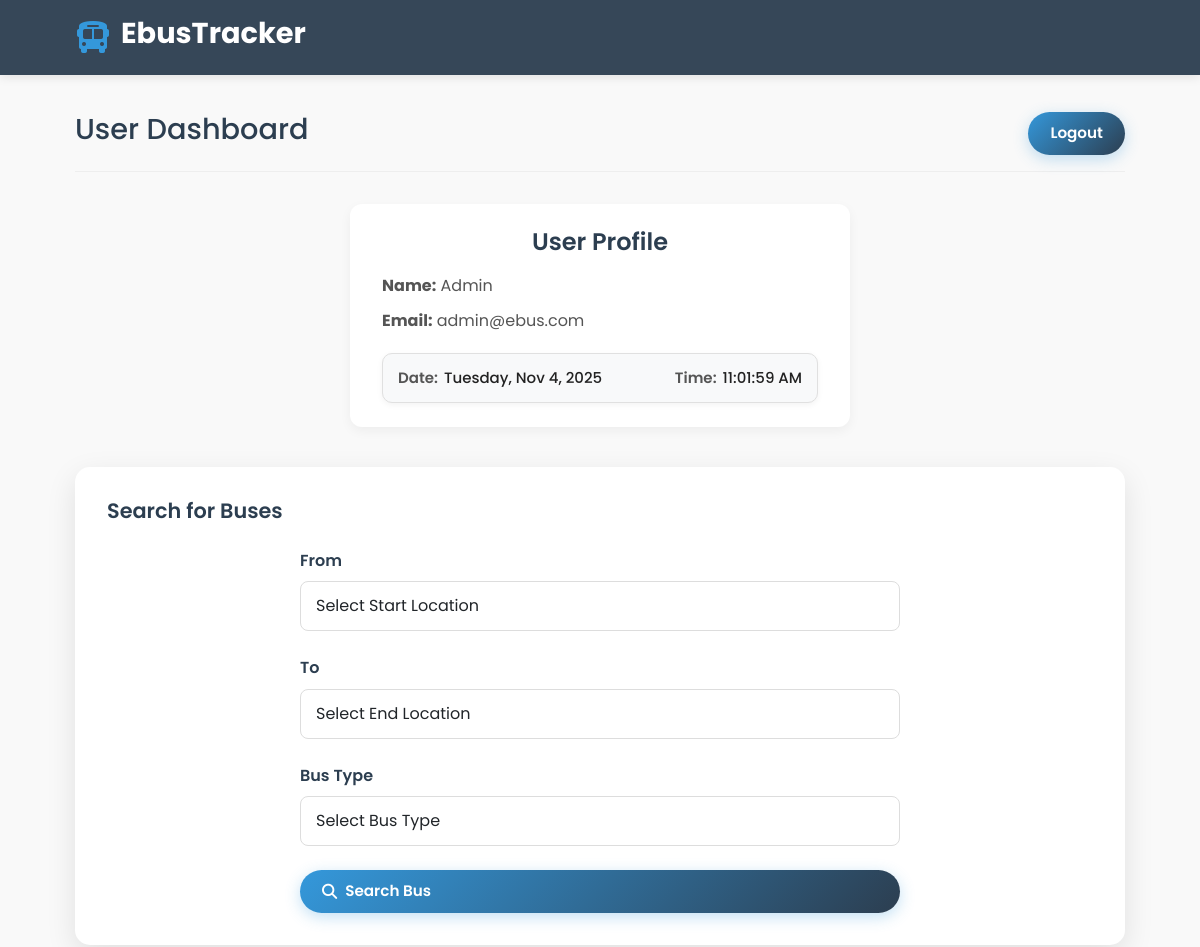
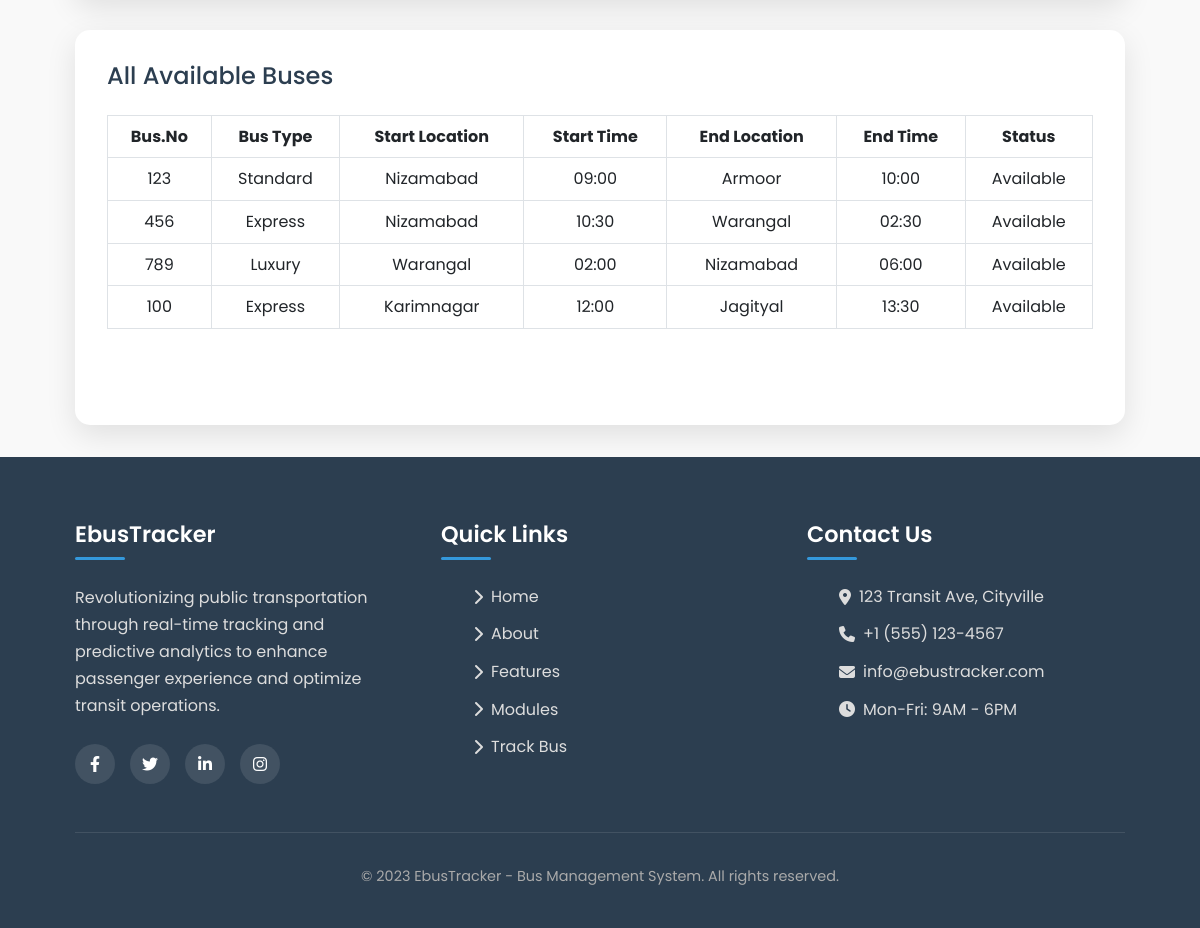
/user, run on the app's committed database (2 pictures, top to bottom).
### tables this page shows
CREATE TABLE drivers (
                id INTEGER PRIMARY KEY AUTOINCREMENT,
                name TEXT NOT NULL,
                bus_number TEXT NOT NULL,
                bus_type TEXT NOT NULL,
                capacity INTEGER NOT NULL,
                start_location TEXT NOT NULL,
                end_location TEXT NOT NULL,
                start_time TEXT NOT NULL,
                end_time TEXT NOT NULL
            );

### app.py (the view)
@app.route("/user")
def user():
    db = get_db()
    drivers = db.execute("SELECT * FROM drivers").fetchall()
    user = db.execute("SELECT username, email FROM users ORDER BY id DESC LIMIT 1").fetchone()
    return render_template("user.html", drivers=drivers, user_info=user)

### app.py (called while the page is built)
def get_db():
    db = getattr(g, "_database", None)
    if db is None:
        db = g._database = sqlite3.connect(DATABASE)
        db.row_factory = sqlite3.Row
    return db

@app.teardown_appcontext
def close_connection(exception):
    db = getattr(g, "_database", None)
    if db is not None:
        db.close()

### templates/user.html (shortened to what this page needs)
{% extends 'base.html'%}
{% block content %}
<div class="dashboard">
    <div class="container">
        <div class="dashboard-header">
            <h2>User Dashboard</h2>
            <a href="{{ url_for('logout') }}" class="btn btn-primary" style="text-decoration: none;">Logout</a>
        </div>
        <div class="profile-card">
            <h4>User Profile</h4>
            <p><strong>Name:</strong> Admin</p>
            <p><strong>Email:</strong> admin@ebus.com</p>
            <div class="time-box">
                <div class="time-item">
                    <span class="label">Date:</span>
                    <span id="profileDate"></span>
                </div>
                <div class="time-item">
                    <span class="label">Time:</span>
                    <span id="profileTime"></span>
                </div>
            </div>
        </div>
        <div class="bus-search">
            <h4>Search for Buses</h4>
            <form id="busSearchForm" class="form-container">
                <div class="form-group">
                    <label for="start_location">From</label>
                    <select class="form-control" id="start_location" required>
                        <option value="">Select Start Location</option>
                    </select>
                </div>
                <div class="form-group">
                    <label for="end_location">To</label>
                    <select class="form-control" id="end_location" required>
                        <option value="">Select End Location</option>
                    </select>
                </div>
                <div class="form-group">
                    <label for="bus_type">Bus Type</label>
                    <select class="form-control" id="bus_type" required>
                        <option value="">Select Bus Type</option>
                    </select>
                </div>
                <button type="submit" class="btn btn-primary" style="width: 100%;">
                    <i class="fas fa-search"></i> Search Bus
                </button>
            </form>
        </div>
        <div class="results" id="userResults" style="display: block; margin-top: 2rem;">
            <h3>All Available Buses</h3>
            <div class="row text-center mb-5">
                <div class="table-responsive">
                    <table class="table table-bordered text-center">
                        <thead>
                            <tr>
                                <th>Bus.No</th>
                                <th>Bus Type</th>
                                <th>Start Location</th>
                                <th>Start Time</th>
                                <th>End Location</th>
                                <th>End Time</th>
                                <th>Status</th>
                            </tr>
                        </thead>
                        <tbody>
                            {% for d in drivers %}
                            <tr>
                                <td>{{ d.bus_number }}</td>
                                <td>{{ d.bus_type }}</td>
                                <td>{{ d.start_location }}</td>
                                <td>{{ d.start_time }}</td>
                                <td>{{ d.end_location }}</td>
                                <td>{{ d.end_time }}</td>
                                <td>Available</td>
                            </tr>
                            {% endfor %}
                        </tbody>
                    </table>
                </div>
            </div>
        </div>
    </div>
</div>
{% endblock %}

### templates/base.html (shortened to what this page needs)
<!DOCTYPE html>
<html lang="en">
<head>
    <link rel="stylesheet" href="https://cdnjs.cloudflare.com/ajax/libs/font-awesome/6.4.0/css/all.min.css">
    <link href="https://cdn.jsdelivr.net/npm/bootstrap@5.3.0/dist/css/bootstrap.min.css" rel="stylesheet">
</head>
<body>
    <header id="header">
        <div class="container">
            <div class="header-content">
                <div class="logo">
                    <i class="fas fa-bus"></i>
                    <h1>EbusTracker</h1>
                </div>
                <nav id="nav">
                </nav>
            </div>
        </div>
    </header>
    {% block content %}
    {% endblock %}
    <main id="mainContent">
        <footer id="contact">
            <div class="container">
                <div class="footer-content">
                    <div class="footer-column">
                        <h3>EbusTracker</h3>
                        <p>Revolutionizing public transportation through real-time tracking and predictive analytics to
                            enhance passenger experience and optimize transit operations.</p>
                        <div class="social-icons">
                            <a href="#"><i class="fab fa-facebook-f"></i></a>
                            <a href="#"><i class="fab fa-twitter"></i></a>
                            <a href="#"><i class="fab fa-linkedin-in"></i></a>
                            <a href="#"><i class="fab fa-instagram"></i></a>
                        </div>
                    </div>
                    <div class="footer-column">
                        <h3>Quick Links</h3>
                        <ul>
                            <li><a href="#home"><i class="fas fa-chevron-right"></i> Home</a></li>
                            <li><a href="#about"><i class="fas fa-chevron-right"></i> About</a></li>
                            <li><a href="#features"><i class="fas fa-chevron-right"></i> Features</a></li>
                            <li><a href="#modules"><i class="fas fa-chevron-right"></i> Modules</a></li>
                            <li><a href="#demo"><i class="fas fa-chevron-right"></i> Track Bus</a></li>
                        </ul>
                    </div>
                    <div class="footer-column">
                        <h3>Contact Us</h3>
                        <ul>
                            <li><a href="#"><i class="fas fa-map-marker-alt"></i> 123 Transit Ave, Cityville</a></li>
                            <li><a href="#"><i class="fas fa-phone"></i> +1 (555) 123-4567</a></li>
                            <li><a href="#"><i class="fas fa-envelope"></i> info@ebustracker.com</a></li>
                            <li><a href="#"><i class="fas fa-clock"></i> Mon-Fri: 9AM - 6PM</a></li>
                        </ul>
                    </div>
                </div>
                <div class="copyright">
                    <p>&copy; 2023 EbusTracker - Bus Management System. All rights reserved.</p>
                </div>
            </div>
        </footer>
    </main>
</body>

### templates/base.html (style rules this page uses)
* { margin: 0; padding: 0; box-sizing: border-box; font-family: 'Poppins', sans-serif; }
:root { --primary: #2c3e50; --secondary: #3498db; --accent: #e74c3c; --light: #ecf0f1; --dark: #2c3e50; --success: #2ecc71; --warning: #f39c12; --gradient: linear-gradient(135deg, #3498db, #2c3e50); --shadow: 0 10px 30px rgba(0, 0, 0, 0.1); --transition: all 0.3s ease; }
body { background-color: #f9f9f9; color: #333; line-height: 1.6; overflow-x: hidden; }
html { scroll-behavior: smooth; }
.container { width: 90%; max-width: 1200px; margin: 0 auto; padding: 0 15px; }
header { background-color: rgba(44, 62, 80, 0.95); color: white; padding: 1rem 0; position: fixed; top: 0; left: 0; right: 0; z-index: 1000; box-shadow: 0 2px 10px rgba(0, 0, 0, 0.1); transition: var(--transition); }
.header-content { display: flex; justify-content: space-between; align-items: center; }
.logo { display: flex; align-items: center; gap: 10px; }
.logo i { font-size: 2rem; color: var(--secondary); transition: var(--transition); }
.logo h1 { font-size: 1.8rem; font-weight: 700; }
.btn { padding: 10px 22px; border-radius: 50px; font-weight: 600; cursor: pointer; transition: var(--transition); border: none; display: inline-flex; align-items: center; gap: 8px; font-size: 0.95rem; }
.btn-primary { background: var(--gradient); color: white; box-shadow: 0 4px 15px rgba(52, 152, 219, 0.3); }
.dashboard { margin-top: 80px; min-height: calc(100vh - 80px); padding: 2rem 0; }
.dashboard-header { display: flex; justify-content: space-between; align-items: center; margin-bottom: 2rem; padding-bottom: 1rem; border-bottom: 1px solid #eee; }
.dashboard-header h2 { color: var(--primary); font-size: 1.8rem; }
.form-container { max-width: 600px; margin: 0 auto; }
.form-group { margin-bottom: 1.5rem; }
.form-group label { display: block; margin-bottom: 8px; font-weight: 600; color: var(--primary); }
.form-control { width: 100%; padding: 12px 15px; border: 1px solid #ddd; border-radius: 8px; font-size: 1rem; transition: var(--transition); }
.bus-search { margin-top: 2.5rem; background-color: white; padding: 2rem; border-radius: 15px; box-shadow: var(--shadow); transition: var(--transition); }
.bus-search h4 { margin-bottom: 1.5rem; color: var(--primary); font-size: 1.3rem; font-weight: 600; }
.results { display: none; margin-top: 2rem; background: white; border-radius: 15px; padding: 2rem; box-shadow: var(--shadow); }
.results h3 { color: var(--primary); margin-bottom: 1.5rem; font-size: 1.5rem; }
footer { background-color: var(--primary); color: white; padding: 4rem 0 1.5rem; }
.footer-content { display: grid; grid-template-columns: repeat(auto-fit, minmax(250px, 1fr)); gap: 3rem; margin-bottom: 3rem; }
.footer-column h3 { font-size: 1.4rem; margin-bottom: 1.5rem; position: relative; padding-bottom: 12px; font-weight: 600; }
.footer-column h3::after { content: ''; position: absolute; width: 50px; height: 3px; background: var(--secondary); bottom: 0; left: 0; border-radius: 3px; }
.footer-column p { color: #ddd; margin-bottom: 1.5rem; line-height: 1.7; }
.footer-column ul { list-style: none; }
.footer-column ul li { margin-bottom: 12px; }
.footer-column a { color: #ddd; text-decoration: none; transition: var(--transition); display: flex; align-items: center; gap: 8px; }
.social-icons { display: flex; gap: 15px; margin-top: 1.5rem; }
.social-icons a { display: inline-flex; align-items: center; justify-content: center; width: 40px; height: 40px; background-color: rgba(255, 255, 255, 0.1); border-radius: 50%; transition: var(--transition); color: white; text-decoration: none; }
.copyright { text-align: center; padding-top: 2rem; border-top: 1px solid rgba(255, 255, 255, 0.1); color: #aaa; font-size: 0.9rem; }

### data on the page
drivers: bus_number "123", bus_type "Standard", start_location "Nizamabad", start_time "09:00", end_location "Armoor", end_time "10:00"
drivers: bus_number "456", bus_type "Express", start_location "Nizamabad", start_time "10:30", end_location "Warangal", end_time "02:30"
drivers: bus_number "789", bus_type "Luxury", start_location "Warangal", start_time "02:00", end_location "Nizamabad", end_time "06:00"
drivers: bus_number "100", bus_type "Express", start_location "Karimnagar", start_time "12:00", end_location "Jagityal", end_time "13:30"
